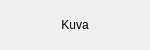
<?xml version="1.0" encoding="UTF-8"?>
<ui version="4.0">
 <class>guiRakennus</class>
 <widget class="QWidget" name="guiRakennus">
  <property name="geometry">
   <rect>
    <x>0</x>
    <y>0</y>
    <width>150</width>
    <height>50</height>
   </rect>
  </property>
  <property name="windowTitle">
   <string>Form</string>
  </property>
  <widget class="QLabel" name="Kuva">
   <property name="geometry">
    <rect>
     <x>0</x>
     <y>0</y>
     <width>150</width>
     <height>50</height>
    </rect>
   </property>
   <property name="text">
    <string>Kuva</string>
   </property>
   <property name="alignment">
    <set>Qt::AlignCenter</set>
   </property>
  </widget>
 </widget>
 <resources/>
 <connections/>
</ui>
